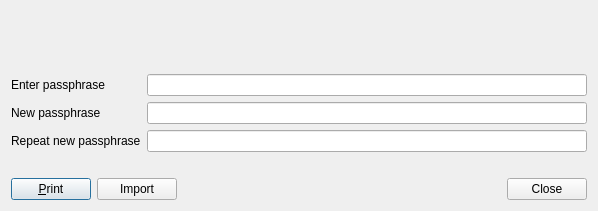
<?xml version="1.0" encoding="UTF-8"?>
<ui version="4.0">
 <class>GenAndPrintDialog</class>
 <widget class="QDialog" name="GenAndPrintDialog">
  <property name="geometry">
   <rect>
    <x>0</x>
    <y>0</y>
    <width>598</width>
    <height>211</height>
   </rect>
  </property>
  <property name="sizePolicy">
   <sizepolicy hsizetype="Preferred" vsizetype="Minimum">
    <horstretch>0</horstretch>
    <verstretch>0</verstretch>
   </sizepolicy>
  </property>
  <property name="minimumSize">
   <size>
    <width>550</width>
    <height>0</height>
   </size>
  </property>
  <property name="windowTitle">
   <string>Passphrase Dialog</string>
  </property>
  <layout class="QVBoxLayout" name="verticalLayout">
   <item>
    <widget class="QLabel" name="warningLabel">
     <property name="textFormat">
      <enum>Qt::RichText</enum>
     </property>
     <property name="wordWrap">
      <bool>true</bool>
     </property>
    </widget>
   </item>
   <item>
    <layout class="QFormLayout" name="formLayout">
     <property name="fieldGrowthPolicy">
      <enum>QFormLayout::AllNonFixedFieldsGrow</enum>
     </property>
     <item row="0" column="0">
      <widget class="QLabel" name="passLabel1">
       <property name="text">
        <string>Enter passphrase</string>
       </property>
      </widget>
     </item>
     <item row="0" column="1">
      <widget class="QLineEdit" name="passEdit1">
       <property name="echoMode">
        <enum>QLineEdit::Normal</enum>
       </property>
      </widget>
     </item>
     <item row="1" column="0">
      <widget class="QLabel" name="passLabel2">
       <property name="text">
        <string>New passphrase</string>
       </property>
      </widget>
     </item>
     <item row="1" column="1">
      <widget class="QLineEdit" name="passEdit2">
       <property name="echoMode">
        <enum>QLineEdit::Password</enum>
       </property>
      </widget>
     </item>
     <item row="2" column="0">
      <widget class="QLabel" name="passLabel3">
       <property name="text">
        <string>Repeat new passphrase</string>
       </property>
      </widget>
     </item>
     <item row="2" column="1">
      <widget class="QLineEdit" name="passEdit3">
       <property name="echoMode">
        <enum>QLineEdit::Password</enum>
       </property>
      </widget>
     </item>
     <item row="3" column="1">
      <widget class="QLabel" name="capsLabel">
       <property name="font">
        <font>
         <weight>75</weight>
         <bold>true</bold>
        </font>
       </property>
       <property name="text">
        <string/>
       </property>
       <property name="alignment">
        <set>Qt::AlignCenter</set>
       </property>
      </widget>
     </item>
    </layout>
   </item>
   <item>
    <layout class="QHBoxLayout" name="horizontalLayout" stretch="0,0,0">
     <item>
      <widget class="QPushButton" name="printButton">
       <property name="toolTip">
        <string>Generate addresses and print QR codes</string>
       </property>
       <property name="layoutDirection">
        <enum>Qt::LeftToRight</enum>
       </property>
       <property name="text">
        <string>&amp;Print</string>
       </property>
       <property name="icon">
        <iconset resource="../hellar.qrc">
         <normaloff>:/icons/qrcode</normaloff>:/icons/qrcode</iconset>
       </property>
      </widget>
     </item>
     <item>
      <widget class="QPushButton" name="importButton">
       <property name="text">
        <string>Import</string>
       </property>
      </widget>
     </item>
     <item>
      <widget class="QDialogButtonBox" name="buttonBox">
       <property name="orientation">
        <enum>Qt::Horizontal</enum>
       </property>
       <property name="standardButtons">
        <set>QDialogButtonBox::Close</set>
       </property>
      </widget>
     </item>
    </layout>
   </item>
  </layout>
 </widget>
 <resources>
  <include location="../hellar.qrc"/>
 </resources>
 <connections>
  <connection>
   <sender>buttonBox</sender>
   <signal>accepted()</signal>
   <receiver>GenAndPrintDialog</receiver>
   <slot>accept()</slot>
   <hints>
    <hint type="sourcelabel">
     <x>20</x>
     <y>20</y>
    </hint>
    <hint type="destinationlabel">
     <x>20</x>
     <y>20</y>
    </hint>
   </hints>
  </connection>
  <connection>
   <sender>buttonBox</sender>
   <signal>rejected()</signal>
   <receiver>GenAndPrintDialog</receiver>
   <slot>reject()</slot>
   <hints>
    <hint type="sourcelabel">
     <x>20</x>
     <y>20</y>
    </hint>
    <hint type="destinationlabel">
     <x>20</x>
     <y>20</y>
    </hint>
   </hints>
  </connection>
 </connections>
</ui>
